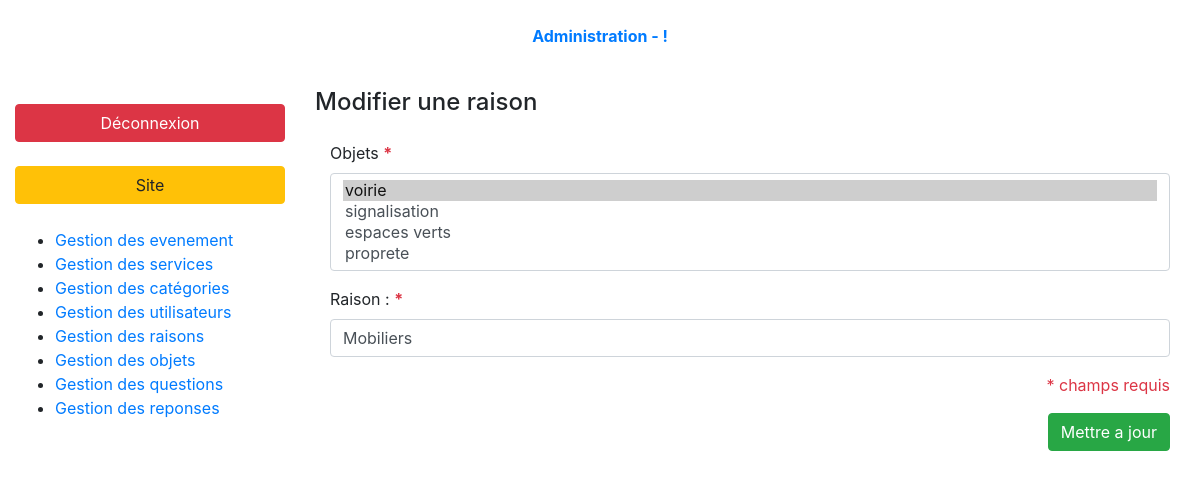
Page /index.php?page=admin-reasons-form&reason-id=2&action=edit (signed in) on the committed database.
### tables this page shows
CREATE TABLE `reasons` (
  `id` int(10) UNSIGNED NOT NULL,
  `reason_name` varchar(255) NOT NULL,
  `object_id` int(10) UNSIGNED NOT NULL
);

CREATE TABLE `objects` (
  `id` int(10) UNSIGNED NOT NULL,
  `object_name` varchar(255) NOT NULL
);

### controller/backend/reasons.php (called while the page is built, shortened)
<?php
require_once ('././model/reasons.php');
require_once ('././model/objects.php');
function reasonsForm(){
    $objects = getObjects();
    if (isset($_GET['reason-id'])){
        $reason = getReasons($_GET['reason-id']);
    }
    require_once './views/backend/reasonsForm.php';
}

### model/reasons.php (called while the page is built, shortened)
<?php
function getReasons($reasonId = FALSE, $objectId = FALSE)
{
    $db = dbConnect();
    $queryString = 'SELECT *';
    $queryString .= ' FROM reasons';
    if ($reasonId){
        $queryString .= ' WHERE id = :id';
    }
    elseif ($objectId){
        $queryString .= ' WHERE object_id = :objectId';
    }
    $query = $db->prepare($queryString);
    if (!$reasonId && !$objectId){
        $query->execute();
        return $query->fetchAll();
    }
    elseif ($reasonId){
        $query->execute(['id' => $reasonId]);
        return $query->fetch(PDO::FETCH_ASSOC);
    }
    elseif ($objectId){
        $query->execute(['objectId' => $objectId]);
        return $query->fetchAll(PDO::FETCH_ASSOC);
    }
}

### model/objects.php (called while the page is built, shortened)
<?php
function getObjects($objectId = FALSE)
{
    $db = dbConnect();
    $queryString = 'SELECT *';
    $queryString .= ' FROM objects';
    $query = $db->prepare($queryString);
    if (!$objectId){
        $query->execute();
        return $query->fetchAll();
    }
    else{
        $query->execute(['id' => $objectId]);
        return $query->fetch(PDO::FETCH_ASSOC);
    }
}

### views/backend/reasonsForm.php (the view, shortened to what this page needs)
    <div class="container-fluid">
        <?php require '././partials/backend/header.php'; ?>
        <div class="row my-3 index-content">
            <?php require '././partials/backend/nav.php'; ?>
            <section class="col-9">
                <header class="pb-3">
                    <h4><?= (isset($_GET['reason-id'])) ? 'Modifier une raison' : 'Ajouter une raison' ;?></h4>
                </header>
                <div class="tab-content">
                    <div class="tab-pane container-fluid active" id="infos" role="tabpanel">
                        <?php if (isset($_GET['reason-id'])): ?>
                            <form action="index.php?page=admin-reasons-form&reason-id=<?= $reason['id'];?>&action=edit" method="post" enctype="multipart/form-data">
                        <?php else: ?>
                            <form action="index.php?page=admin-reasons-form" method="post" enctype="multipart/form-data">
                        <?php endif; ?>
                                <div class="form-group">
                                    <label for="objects"> Objets <b class="text-danger">*</b></label>
                                    <select multiple class="form-control" name="objects" id="objects" multiple="multiple">
                                        <?php foreach($objects as $key => $object): ?>
                                            <option value="<?= $object['id'];?>"
                                                <?php if (isset($_GET['reason-id']) && $object['id'] == $reason['object_id']): ?>
                                                    selected="selected"
                                                <?php endif;?>
                                            ><?= $object['object_name']; ?></option>
                                        <?php endforeach; ?>
                                    </select>
                                </div>
                                <div class="form-group">
                                    <label for="reason">Raison : <b class="text-danger">*</b></label>
                                    <input class="form-control"  type="text" placeholder="Raison" name="reason_name" id="reason" value="<?= isset($reason) ? htmlentities($reason['reason_name']) : '';?>" />
                                </div>
                                <div class="text-right">
                                    <?php if (isset($_GET['reason-id'])): ?>
                                        <p class="text-danger">* champs requis</p>
                                        <input class="btn btn-success" type="submit" name="update" value="Mettre a jour" />
                                    <?php else: ?>
                                        <p class="text-danger">* champs requis</p>
                                        <input class="btn btn-success" type="submit" name="save" value="Enregistrer" />
                                    <?php endif; ?>
                                </div>
                            </form>
                    </div>
                </div>
            </section>
        </div>
    </div>
<?php require 'layout.php'; ?>

### rows in the picture
reasons: objects "voirie ☑ / signalisation / espaces verts / proprete", reason_name "Mobiliers"
